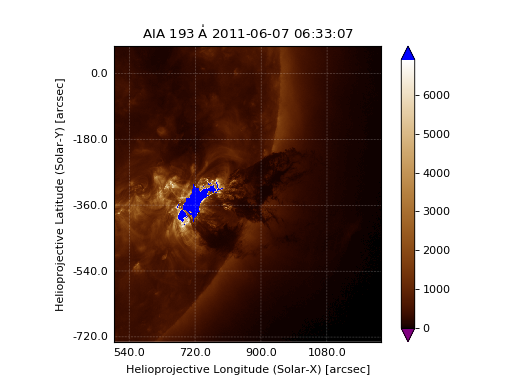

Write Python code to recreate this figure.
import sunpy.map
import matplotlib.pyplot as plt
import matplotlib.colors as colors
import sunpy.data.sample
smap = sunpy.map.Map(sunpy.data.sample.AIA_193_CUTOUT01_IMAGE)
cmap = smap.plot_settings['cmap']
cmap.set_over('blue', 1.0)
cmap.set_under('purple', 1.0)
norm = colors.Normalize(vmin=0, vmax=smap.mean() + 5 * smap.std())
smap.plot(norm=norm)
plt.colorbar(extend='both')
plt.show()
